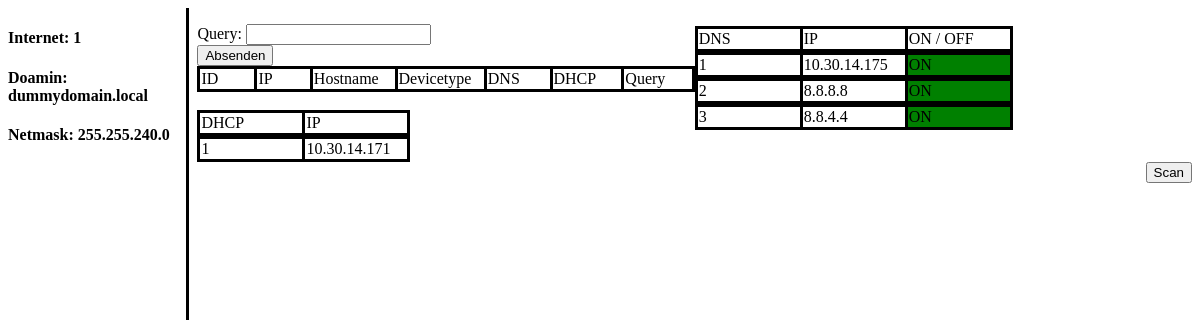
The app's page /NSA23112018/NSA.php with its own data.
### tables this page shows
CREATE TABLE query(
id INTEGER PRIMARY KEY NOT NULL,
date TEXT NOT NULL,
wanconnection INTEGER NOT NULL,
domainname TEXT NOT NULL,
subnetmask TEXT NOT NULL
);

CREATE TABLE dhcp(
id INTEGER PRIMARY KEY AUTOINCREMENT,
leastime INTEGER,
ip_offered TEXT,
subnetmask TEXT,
router TEXT,
domainname TEXT
);

### NSA23112018/NSA.php (the view, shortened to what this page needs)
<!DOCTYPE html>
<html lang="en" dir="ltr">
  <head>
    <link href="style.css" rel="stylesheet">
  </head>
  <body>
<?php
    $db = new PDO('sqlite:C:\xampp\htdocs\xampp\NSA\NSA_DB.db');
?>
<div class="info">
  <h4>Internet: <?php
  $internet =$db->query("SELECT wanconnection FROM query")->fetchColumn();
  echo $internet;
  ?></h4>
  <h4>Doamin: <?php
  $domain =$db->query("SELECT domainname FROM query")->fetchColumn();
  echo $domain;
  ?></h4>
  <h4>Netmask: <?php
  $netmask =$db->query("SELECT subnetmask FROM dhcp")->fetchColumn();
  echo $netmask;
  ?></h4>
</div>
<div class="tabellen">
<div class="tablerechts">
 <form action="" method="post">
 Query: <input type="text" name="query" /><br />
 <input type="Submit" value="Absenden" />
 </form>
<?php
      echo '
<table class="table table-bordered table-striped">
        <tr>
            <td>ID</td>
            <td>IP</td>
            <td>Hostname</td>
            <td>Devicetype</td>
            <td>DNS</td>
            <td>DHCP</td>
            <td>Query</td>
        </tr>
    </table>';
?>
<br>
<?php
        $sql = "SELECT * FROM dhcp";
      echo '
<table class="table table-bordered table-striped">
        <tr>
            <td>DHCP</td>
            <td>IP</td>
        </tr>
    </table>';
        foreach ($db->query($sql) as $row)
        {
        echo '<table class="table table-bordered table-striped">
                <tr>
                    <td>'.$row['id'].'</td>
                    <td>'.$row['ip_offered'].'</td>
                </tr>
            </table>';
        }
?>
</div>
<br>
<div id="tablelinks">
<?php
        $sql = "SELECT dns.id, dns.working, ip.dns_id, ip.ip   FROM dns INNER JOIN ip ON dns.id = ip.dns_id";
      echo '
<table class="table table-bordered table-striped">
        <tr>
            <td>DNS</td>
            <td>IP</td>
            <td>ON / OFF</td>
        </tr>
    </table>';
        foreach ($db->query($sql) as $row)
        {
          if ($working = "0")
          $status = "OFF";
          else
          $status = "ON";
          if($working ="1")
          $farbe = "green";
          else
          $farbe ="red";
        echo '<table class="table table-bordered table-striped">
                <tr>
                    <td>'.$row['id'].'</td>
                    <td>'.$row['ip'].'</td>
                    <td style = background-color:'.$farbe.' >'.$status.'</td>
                </tr>
            </table>';
        }
?>
</div>
</div>
<div class="ButtonScan">
<button type="button" name="ScanButton" >Scan</button>
</div>
  </body>
</html>

### NSA23112018/style.css (style rules this page uses)
.info { float: left; padding: 0 200 0 0; border-right: 3px solid black; height: 500px; width: 15%; }
.tabellen { width: 84%; float: right; }
.tablerechts { width: 50%; float: left; margin-top: 1em; }
table { border-collapse:collapse; }
.table > tbody > tr > td { border: solid black; width: 100px; }
.ButtonScan { float: right; }

### records on screen
query: wanconnection "1", domainname "dummydomain.local"
dhcp: subnetmask "255.255.240.0", id "1", ip_offered "10.30.14.171"

### other values on screen
$row['id'] "1"
$row['ip'] "10.30.14.175"
$status "ON"
$row['id'] "2"
$row['ip'] "8.8.8.8"
$row['id'] "3"
$row['ip'] "8.8.4.4"
